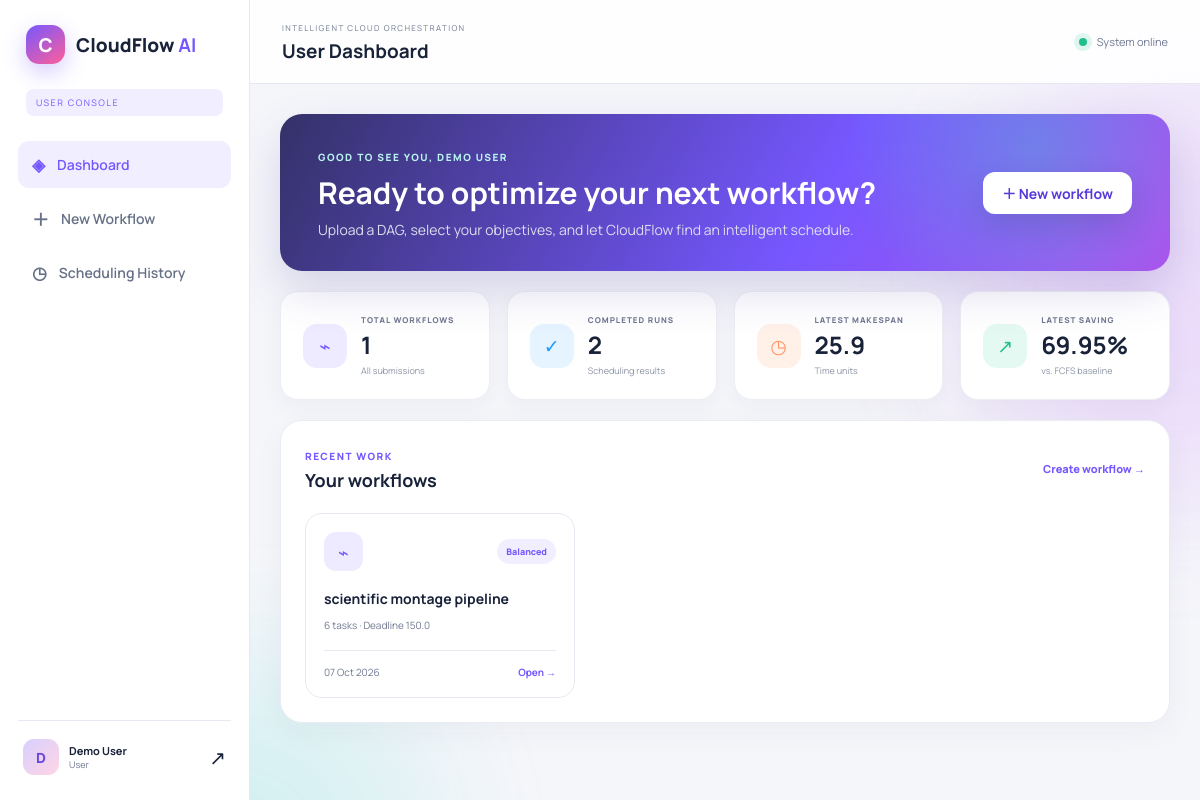
Page /dashboard (signed in) on the committed database.
### app.py (models this page shows)
class Workflow(db.Model):
    id = db.Column(db.Integer, primary_key=True)
    user_id = db.Column(db.Integer, db.ForeignKey("user.id"), nullable=False)
    name = db.Column(db.String(120), nullable=False)
    description = db.Column(db.Text, default="")
    deadline = db.Column(db.Float, default=100)
    budget = db.Column(db.Float, default=100)
    objective = db.Column(db.String(30), default="balanced")
    tasks_json = db.Column(db.Text, nullable=False)
    created_at = db.Column(db.DateTime, default=datetime.utcnow)
    owner = db.relationship("User", backref="workflows")
    @property
    def tasks(self):
        return json.loads(self.tasks_json)

### app.py (the view)
    @app.route("/dashboard")
    @login_required
    def user_dashboard():
        if session.get("role") == "admin":
            return redirect(url_for("admin_dashboard"))
        uid = session["user_id"]
        workflows = Workflow.query.filter_by(user_id=uid).order_by(Workflow.created_at.desc()).all()
        runs = ScheduleRun.query.filter_by(user_id=uid).order_by(ScheduleRun.created_at.desc()).all()
        latest = runs[0].result if runs else None
        return render_template("user_dashboard.html", workflows=workflows, runs=runs, latest=latest)

### app.py (called while the page is built)
    @property
    def result(self):
        return json.loads(self.result_json)

### templates/user_dashboard.html (shortened to what this page needs)
{% extends 'base.html' %}
{% block page_title %}User Dashboard{% endblock %}
{% block content %}
<section class="welcome-card reveal"><div><small>GOOD TO SEE YOU, {{ session.name|upper }}</small><h1>Ready to optimize your next workflow?</h1><p>Upload a DAG, select your objectives, and let CloudFlow find an intelligent schedule.</p></div><a class="btn btn-light" href="{{ url_for('create_workflow') }}">＋ New workflow</a></section>
<div class="stat-grid">
  <article class="stat-card"><span class="stat-icon purple">⌁</span><div><small>TOTAL WORKFLOWS</small><b>{{ workflows|length }}</b><em>All submissions</em></div></article>
  <article class="stat-card"><span class="stat-icon blue">✓</span><div><small>COMPLETED RUNS</small><b>{{ runs|length }}</b><em>Scheduling results</em></div></article>
  <article class="stat-card"><span class="stat-icon orange">◷</span><div><small>LATEST MAKESPAN</small><b>{{ latest.algorithms.proposed.metrics.makespan if latest else '—' }}</b><em>Time units</em></div></article>
  <article class="stat-card"><span class="stat-icon green">↗</span><div><small>LATEST SAVING</small><b>{{ latest.improvement.makespan if latest else '—' }}{% if latest %}%{% endif %}</b><em>vs. FCFS baseline</em></div></article>
</div>
<section class="panel reveal"><div class="panel-head"><div><small>RECENT WORK</small><h3>Your workflows</h3></div><a class="text-link" href="{{ url_for('create_workflow') }}">Create workflow →</a></div>
  {% if workflows %}<div class="workflow-cards">{% for wf in workflows[:6] %}<a class="workflow-card" href="{{ url_for('workflow_detail', workflow_id=wf.id) }}"><div class="wf-top"><span class="wf-icon">⌁</span><span class="badge">{{ wf.objective|title }}</span></div><h4>{{ wf.name }}</h4><p>{{ wf.tasks|length }} tasks · Deadline {{ wf.deadline }}</p><div class="wf-foot"><span>{{ wf.created_at.strftime('%d %b %Y') }}</span><b>Open →</b></div></a>{% endfor %}</div>
  {% else %}<div class="empty-state"><span>⌁</span><h3>No workflows yet</h3><p>Create your first workflow manually or upload a CSV dataset.</p><a class="btn btn-primary" href="{{ url_for('create_workflow') }}">Create workflow</a></div>{% endif %}
</section>
{% endblock %}

### static/css/style.css (style rules this page uses)
:root { --ink:#182239;--muted:#6f7890;--line:#e7e9f2;--paper:#fff;--bg:#f7f8fc;--purple:#7657ff;--purple2:#a44dff;--blue:#1a9bff;--cyan:#36d5d0;--green:#23bf8b;--orange:#ff9364;--pink:#ff5f98;--shadow:0 18px 50px rgba(38,42,75,.10);--radius:22px }
* { box-sizing:border-box }
html { scroll-behavior:smooth }
body { margin:0;color:var(--ink);font-family:Manrope,Segoe UI,sans-serif;background:var(--bg);font-size:14px }
a { text-decoration:none;color:inherit }
.btn { border:0;border-radius:12px;display:inline-flex;align-items:center;justify-content:center;gap:8px;padding:11px 19px;font-weight:700;transition:.25s }
.btn-light { background:#fff;color:#573ad9;box-shadow:0 12px 30px rgba(24,34,57,.13) }
.section-heading small,.page-intro small,.welcome-card small,.admin-hero small,.training-hero small,.result-banner small,.panel-head small,.step-head small,.detail-hero small { color:var(--purple);font-weight:800;letter-spacing:1.5px;font-size:10px }
.app-body { background:#f5f6fa }
.welcome-card,.admin-hero,.result-banner { padding:32px 38px;border-radius:var(--radius);display:flex;align-items:center;justify-content:space-between;color:#fff;background:radial-gradient(circle at 85% 20%,rgba(54,213,208,.33),transparent 25%),linear-gradient(120deg,#343168,#7657ff 60%,#ad52ed);box-shadow:0 20px 45px rgba(73,57,157,.18) }
.welcome-card h1,.admin-hero h1,.result-banner h1 { margin:7px 0;font-size:30px }
.welcome-card p,.admin-hero p,.result-banner p { color:#dcddf0;margin:0 }
.welcome-card small,.admin-hero small,.result-banner small { color:#b9f4ef }
.stat-grid { display:grid;grid-template-columns:repeat(4,1fr);gap:17px;margin:20px 0 }
.stat-card { display:flex;align-items:center;gap:14px;padding:22px;background:#fff;border:1px solid #eceef4;border-radius:18px;box-shadow:0 8px 25px rgba(50,53,80,.045) }
.stat-icon { width:44px;height:44px;display:grid;place-items:center;border-radius:14px;font-size:19px;flex:none }
.stat-icon.purple { background:#eeeaff;color:var(--purple) }
.stat-icon.blue { background:#e5f4ff;color:var(--blue) }
.stat-icon.orange { background:#fff0e8;color:var(--orange) }
.stat-icon.green { background:#e4f9f1;color:var(--green) }
.stat-card>div { display:flex;flex-direction:column }
.stat-card small { font-size:8px;color:var(--muted);font-weight:800;letter-spacing:1px }
.stat-card b { font-size:24px;margin:3px 0 }
.stat-card em { font-size:9px;color:#8a92a3;font-style:normal }
.panel { background:#fff;border:1px solid #eaecf3;border-radius:var(--radius);padding:24px;margin-bottom:20px;box-shadow:0 9px 30px rgba(45,48,77,.045) }
.panel-head { display:flex;align-items:center;justify-content:space-between;margin-bottom:21px }
.panel-head h3 { margin:4px 0 0;font-size:18px }
.text-link,.row-link { color:var(--purple);font-size:11px;font-weight:800 }
.workflow-cards { display:grid;grid-template-columns:repeat(3,1fr);gap:15px }
.workflow-card { border:1px solid var(--line);padding:18px;border-radius:17px;transition:.25s }
.wf-top,.wf-foot { display:flex;justify-content:space-between;align-items:center }
.wf-icon { width:39px;height:39px;display:grid;place-items:center;border-radius:12px;background:#eeeaff;color:var(--purple);font-size:18px }
.badge,.mini-tag { font-size:9px;font-weight:800;background:#f1efff;color:var(--purple);padding:6px 9px;border-radius:20px }
.workflow-card h4 { margin:18px 0 5px }
.workflow-card p,.wf-foot { font-size:10px;color:var(--muted) }
.wf-foot { border-top:1px solid var(--line);padding-top:14px;margin-top:18px }
.wf-foot b { color:var(--purple) }
.reveal { animation:slideUp .65s ease both }

### rows in the picture
Workflow: objective "Balanced", name "scientific montage pipeline", tasks|length "6", deadline "150.0", created_at "07 Oct 2026"

### other values in the picture
{{ session.get('role', 'user')|upper }} "USER"
{{ session.get('name','U')[0] }} "D"
{{ session.get('name') }} "Demo User"
{{ session.get('role')|title }} "User"
{{ session.name|upper }} "DEMO USER"
{{ workflows|length }} "1"
{{ runs|length }} "2"
{{ latest.algorithms.proposed.metrics.makespan if latest else '—' }} "25.9"
{{ latest.improvement.makespan if latest else '—' }} "69.95"
